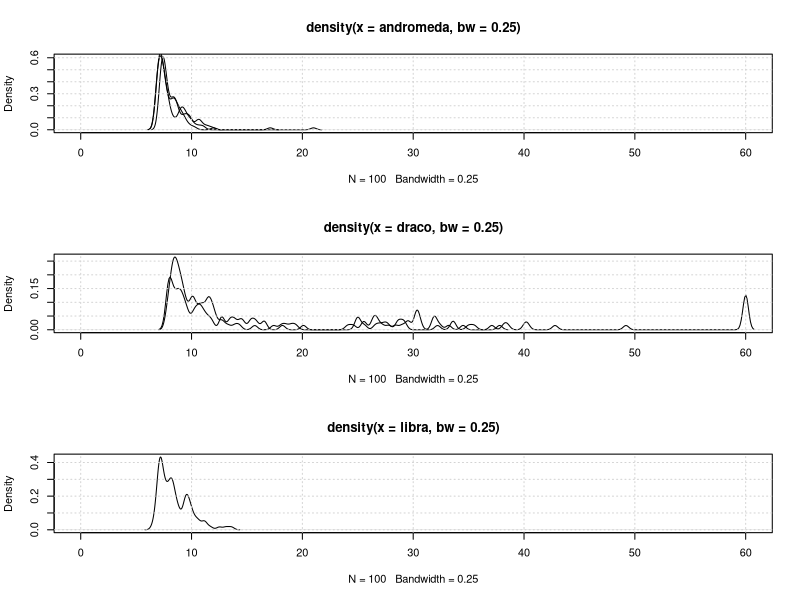

This figure's R source:
library(ggplot2)

andromeda <- c(7.67, 7.47, 7.22, 7.66, 9.9, 8.23, 8.22, 7.4, 9.01, 8.64, 8.65, 7.27, 7.24, 11.5, 7.39, 7.2, 7.19, 8.18, 10.4, 7.79, 8.76, 7.38, 7.58, 10.8, 7.54, 7.45, 7.14, 10.7, 9.3, 7.23, 7.35, 7.37, 10.6, 7.29, 7.38, 8.77, 8.36, 9.25, 7.16, 7.51, 7.7, 9.81, 8.92, 7.59, 7.32, 7.61, 10, 9.19, 7.14, 8.43, 9.47, 7.45, 7.39, 8.64, 11.3, 8.35, 7.63, 7.41, 9.56, 8.48, 7.25, 7.92, 21, 7.95, 7.24, 7.52, 9.8, 8.61, 8.36, 7.22, 7.61, 10.4, 7.54, 7.3, 8, 9.8, 8.37, 7.71, 7.77, 7.77, 11, 7.86, 8.26, 7.63, 8.58, 9.41, 7.26, 8.16, 7.18, 10.7, 8.78, 7.89, 8.45, 9.7, 8.28, 7.47, 7.71, 11.9, 9.37, 7.34)
gemini <- c(7.2, 6.81, 7.26, 9.29, 7.65, 6.89, 7.78, 9.06, 9.13, 7.49, 7.09, 6.93, 7.83, 9.54, 7.26, 7.77, 7.03, 9.86, 6.92, 7.03, 7.44, 7.69, 10.9, 7.65, 7.32, 7.11, 7.23, 9.62, 8.48, 6.89, 7.39, 8.22, 8.53, 7.51, 7.12, 6.9, 9.98, 7.83, 7.39, 6.91, 6.87, 9.7, 7.34, 7.27, 7.88, 9.1, 9.49, 7.14, 7.1, 7.39, 7.25, 6.87, 7.43, 8.06, 9.13, 8.44, 17.1, 9.97, 7.29, 7.52, 7.66, 10.6, 9.31, 7.19, 7.31, 7.03, 10.4, 8.02, 7.79, 7.46, 7.79, 8.99, 7.84, 6.89, 6.99, 8.15, 10.1, 7.24, 6.82, 7.37, 8.82, 8.88, 7.06, 6.95, 8.11, 9.14, 7.54, 7.29, 7.42, 7.08, 9.4, 8.8, 7.39, 6.93, 7.72, 9.38, 9, 7, 6.9, 11.1)
scorpius <- c(9.24, 7.31, 8.34, 7.53, 9.45, 6.91, 7.13, 8.52, 9.11, 6.86, 7.06, 12, 9.37, 7.08, 6.84, 7.05, 8.98, 7.47, 6.87, 6.96, 8.83, 7.85, 7.68, 6.92, 7.18, 8.86, 7.16, 8.22, 7.2, 8.23, 7, 7.23, 7.82, 7.27, 8.68, 9.08, 7.6, 7.04, 8.57, 7.34, 8.1, 7.18, 8.5, 8.15, 7.22, 6.98, 9.74, 7.22, 7.39, 7.6, 8.29, 7, 7.98, 6.9, 8.71, 7.11, 8.9, 7.37, 7.23, 7.48, 8.96, 8.41, 8.53, 7.53, 7.22, 9.51, 7.52, 7.09, 7.17, 9.97, 7.33, 6.83, 7.83, 8.48, 7.04, 7.94, 6.94, 8.58, 7.85, 7.68, 7.32, 7.24, 8.21, 7.17, 7.51, 7.71, 8.55, 6.88, 8.24, 7.1, 7.35, 7.74, 6.85, 8.25, 7.51, 9.2, 7.54, 7.25, 7.6, 10.3)
draco <- c(14.7, 29.6, 10.7, 7.82, 9.05, 25.6, 16.5, 8.53, 9.95, 27, 15.9, 8.55, 9.84, 24.9, 20.1, 9.65, 27.7, 12.7, 10.2, 16.6, 30.6, 9.28, 12.8, 11.3, 26.6, 14.3, 10.7, 29.5, 13.4, 10.3, 13.5, 25.1, 9.22, 10.1, 11.9, 30.4, 8.36, 9.52, 37.8, 8.23, 8.24, 10.5, 30.3, 8.8, 13.8, 10, 9.35, 30.3, 8.39, 10.1, 8.63, 30.3, 8.89, 8.01, 10.8, 31.9, 8.58, 8.36, 8.37, 18.2, 10.2, 12.7, 11.7, 14.5, 34.5, 8.85, 7.85, 11.1, 31.9, 8.87, 8, 13.9, 33.2, 9.16, 7.81, 8.82, 32.4, 9.1, 8.66, 8.44, 31.9, 8.96, 15.3, 25, 15.7, 8.34, 8.68, 8.1, 29, 11.1, 8.23, 8.63, 28.4, 9.52, 11.5, 10.8, 27.4, 9.18, 8.17, 15.4)
leo <- c(12.3, 7.77, 10.1, 32.2, 13.9, 9.55, 26.7, 11, 8.19, 8.24, 11.1, 35.5, 9.1, 7.8, 8.02, 37.1, 15.7, 60, 60, 60, 28.6, 17.4, 12.7, 9.49, 33.6, 9.63, 8.73, 7.77, 42.8, 8.36, 27.8, 11.9, 11.8, 10.3, 35, 12, 8.02, 8.07, 25.5, 18.5, 8.69, 8.97, 29.1, 9.46, 60, 60, 18.1, 28.7, 9.22, 8.47, 11.6, 8.07, 29.2, 19, 24.1, 60, 60, 60, 49.2, 8.69, 24.6, 11.5, 11.1, 11.5, 26.4, 12.8, 9.03, 38.5, 11.4, 14.3, 10.6, 33.6, 8.57, 7.87, 7.98, 25.6, 19.4, 9.17, 8.07, 27.2, 7.93, 11.5, 40.3, 10, 8.81, 10.4, 40.1, 13.3, 10.9, 26.7, 12, 10.4, 9.15, 38.2, 11.6, 10.7, 26.4, 10.8, 8.41, 8.88)
libra <- c(9.82, 7.43, 8.93, 8.09, 7.14, 7.75, 7.16, 9.44, 10.1, 6.55, 8.12, 8.78, 7.66, 6.71, 7.86, 9.9, 10.6, 6.81, 7.23, 9.59, 7.23, 7.15, 8.18, 8.26, 11.1, 7.07, 7.43, 8.65, 9.5, 7.11, 9.6, 8.2, 11.2, 7.02, 8.24, 7.73, 12.5, 8.03, 7.44, 7.73, 11.2, 7.41, 8.28, 7.29, 8.77, 8.35, 10.3, 8.66, 13.1, 8.18, 7.64, 8.44, 9.57, 9.03, 9.38, 9.7, 7.19, 8.02, 7.71, 10.2, 8.2, 7.72, 9.4, 13.6, 8.11, 7.12, 7.23, 9.55, 7.28, 8.46, 9.85, 8.52, 8.47, 7.41, 7.19, 8.86, 7.36, 8.41, 9.94, 7, 9.26, 7.29, 7.09, 6.98, 9.48, 8.01, 10.7, 6.91, 9.42, 7.82, 7.06, 7.08, 10.5, 8.15, 11.7, 7.26, 9.87, 6.99, 7.68, 7.02)

andromeda_d = density(x=andromeda, bw=0.25)
draco_d = density(draco, bw=0.25)
gemini_d = density(gemini, bw=0.25)
leo_d = density(leo, bw=0.25)
scorpius_d = density(scorpius, bw=0.25)
libra_d = density(libra, bw=0.25)

x_min <- 0
x_max <- 60

par(mfrow=c(3,1))
plot(andromeda_d, xlim=c(x_min, x_max))
lines(gemini_d, xlim=c(x_min, x_max))
lines(scorpius_d, xlim=c(x_min, x_max))
grid()
plot(draco_d, xlim=c(x_min, x_max))
lines(leo_d, xlim=c(x_min, x_max))
grid()
plot(libra_d, xlim=c(x_min, x_max))
grid()

#andromeda_c = ecdf(x=andromeda)
#draco_c = ecdf(x=draco)
#gemini_c = ecdf(x=gemini)
#leo_c = ecdf(x=leo)
#draco_c = ecdf(x=draco)
#scorpius_c = ecdf(x=scorpius)
#libra_c = ecdf(x=libra)

#par(mfrow=c(3,1))
#plot(andromeda_c, xlim=c(x_min, x_max))
#lines(gemini_c, xlim=c(x_min, x_max))
#lines(scorpius_c, xlim=c(x_min, x_max))
#grid()
#plot(draco_c, xlim=c(x_min, x_max))
#lines(leo_c, xlim=c(x_min, x_max))
#grid()
#plot(libra_c, xlim=c(x_min, x_max))
